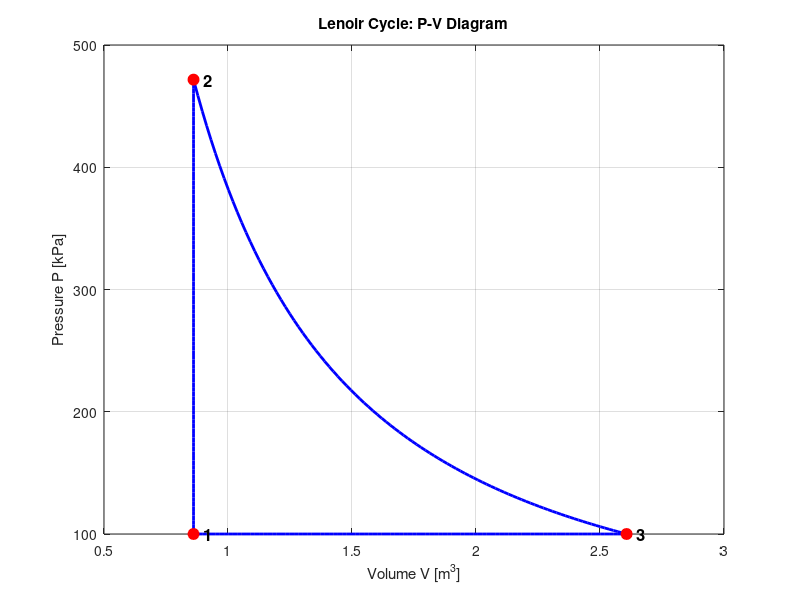
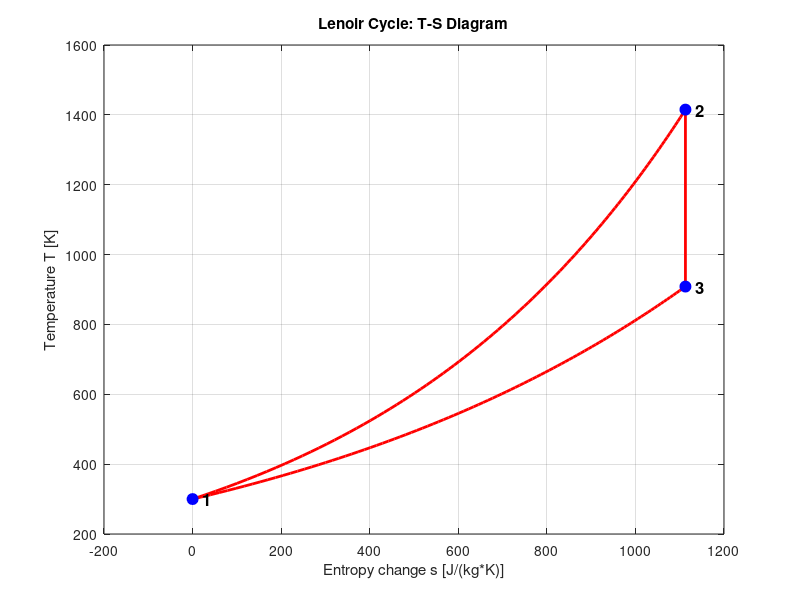

Write the MATLAB code that produced these figures, in order.
%% ========================================================================
%  LENOIR CYCLE MODEL
%  Repository: thermodynamic-cycles
%  Working fluid: ideal gas (air, air-standard assumptions)
%
%  Pulse-jet / early internal combustion cycle, no compression stroke.
%  Three processes:
%     1 -> 2 : Constant-volume heat addition
%     2 -> 3 : Isentropic expansion down to P3 = P1
%     3 -> 1 : Constant-pressure heat rejection
%
%  eta = 1 - gamma*(beta^(1/gamma) - 1)/(beta - 1),  beta = P2/P1
% ========================================================================

clear; clc; close all;

%% SECTION 1: WORKING FLUID PROPERTIES
R=287; gamma=1.4; cv=R/(gamma-1); cp=gamma*cv;
fprintf('==================================================\n');
fprintf('  WORKING FLUID PROPERTIES (air, ideal gas)\n');
fprintf('==================================================\n');
fprintf('  Gas constant R        = %8.3f J/(kg*K)\n', R);
fprintf('  Specific heat ratio   = %8.3f\n', gamma);
fprintf('  cv                    = %8.3f J/(kg*K)\n', cv);
fprintf('  cp                    = %8.3f J/(kg*K)\n', cp);
fprintf('\n');

%% SECTION 2: CYCLE INPUT PARAMETERS
m=1.0; T1=300; P1=100e3; q_in=800e3; Q_in=m*q_in;
V1=m*R*T1/P1;
fprintf('==================================================\n');
fprintf('  CYCLE INPUT PARAMETERS\n');
fprintf('==================================================\n');
fprintf('  Mass m                = %8.3f kg\n', m);
fprintf('  State 1 temperature   = %8.3f K\n', T1);
fprintf('  State 1 pressure      = %8.3f kPa\n', P1/1000);
fprintf('  Heat added q_in       = %8.3f kJ/kg\n', q_in/1000);
fprintf('  Volume at state 1     = %8.6f m^3\n', V1);
fprintf('\n');

%% SECTION 3: STATE POINT CALCULATIONS  (1 -> 2 -> 3 -> 1)
% STATE 2: constant-volume heat addition
V2=V1; T2=T1+Q_in/(m*cv); P2=P1*T2/T1;
beta=P2/P1;                         % pressure ratio
% STATE 3: isentropic expansion to P3 = P1
P3=P1; T3=T2*(P3/P2)^((gamma-1)/gamma); V3=m*R*T3/P3;

P_states=[P1,P2,P3]; V_states=[V1,V2,V3]; T_states=[T1,T2,T3];
fprintf('==================================================\n');
fprintf('  STATE POINTS  (beta = P2/P1 = %6.4f)\n', beta);
fprintf('==================================================\n');
fprintf('  State    P [kPa]     V [m^3]      T [K]\n');
fprintf('  --------------------------------------------\n');
for i=1:3
    fprintf('    %d    %9.2f   %9.6f   %8.2f\n', ...
            i, P_states(i)/1000, V_states(i), T_states(i));
end
fprintf('\n');

%% SECTION 4: HEAT AND WORK PER PROCESS
W_12=0;            Q_12=m*cv*(T2-T1);     % const-V heat in
Q_23=0;            W_23=m*cv*(T2-T3);     % isentropic expansion
Q_31=m*cp*(T1-T3); W_31=m*R *(T1-T3);     % const-P heat out
Q_processes=[Q_12,Q_23,Q_31];
W_processes=[W_12,W_23,W_31];
labels={'1->2 const-V heat in','2->3 isentropic exp','3->1 const-P heat out'};
fprintf('==================================================\n');
fprintf('  HEAT AND WORK PER PROCESS\n');
fprintf('==================================================\n');
fprintf('  Process                    Q [kJ]      W [kJ]\n');
fprintf('  ------------------------------------------------\n');
for i=1:3
    fprintf('  %-22s  %9.3f   %9.3f\n', ...
            labels{i}, Q_processes(i)/1000, W_processes(i)/1000);
end
fprintf('\n');

%% SECTION 5: CYCLE TOTALS AND EFFICIENCY
Q_out=abs(Q_31); W_net=sum(W_processes);
eta_cycle=W_net/Q_12;
eta_ideal=1-gamma*(beta^(1/gamma)-1)/(beta-1);
energy_balance=(Q_12-Q_out)-W_net;
fprintf('==================================================\n');
fprintf('  CYCLE TOTALS AND EFFICIENCY\n');
fprintf('==================================================\n');
fprintf('  Heat added Q_in       = %9.3f kJ\n', Q_12/1000);
fprintf('  Heat rejected Q_out   = %9.3f kJ\n', Q_out/1000);
fprintf('  Net work W_net        = %9.3f kJ\n', W_net/1000);
fprintf('  Thermal efficiency    = %9.4f  (%.2f%%)\n', eta_cycle, eta_cycle*100);
fprintf('  Ideal Lenoir eff.     = %9.4f  (%.2f%%)\n', eta_ideal, eta_ideal*100);
fprintf('  Energy balance resid  = %9.3e kJ (should be ~0)\n', energy_balance/1000);
fprintf('\n');
if abs(eta_cycle-eta_ideal)<1e-6
    fprintf('  CHECK PASSED: efficiency matches air-standard Lenoir formula.\n');
else
    fprintf('  CHECK FAILED: efficiency does not match formula.\n');
end
fprintf('\n');

%% SECTION 6: SMOOTH PROCESS CURVES
N=100;
P_12=linspace(P1,P2,N); V_12=V1*ones(1,N);           % const V
V_23=linspace(V2,V3,N); P_23=P2*(V2./V_23).^gamma;   % isentropic
V_31=linspace(V3,V1,N); P_31=P1*ones(1,N);           % const P
V_curve=[V_12,V_23,V_31]; P_curve=[P_12,P_23,P_31];

%% SECTION 7: ENTROPY VALUES
s1=0; s2=s1+cv*log(T2/T1); s3=s2;    % 1->2 const V, 2->3 isentropic
s_states=[s1,s2,s3];
T12=linspace(T1,T2,N); s12=s1+cv*log(T12/T1);
T31=linspace(T3,T1,N); s31=s3+cp*log(T31/T3);
s_TS=[s1,s12,s2,s3,s31,s1];
T_TS=[T1,T12,T2,T3,T31,T1];

%% SECTION 8: PLOTTING
figure('Name','Lenoir Cycle P-V Diagram','Color','w');
plot(V_curve,P_curve/1000,'b-','LineWidth',2); hold on;
plot(V_states,P_states/1000,'ro','MarkerFaceColor','r','MarkerSize',8);
for i=1:3
    text(V_states(i),P_states(i)/1000,sprintf('  %d',i),...
         'FontSize',12,'FontWeight','bold');
end
xlabel('Volume V [m^3]'); ylabel('Pressure P [kPa]');
title('Lenoir Cycle: P-V Diagram'); grid on; hold off;

figure('Name','Lenoir Cycle T-S Diagram','Color','w');
plot(s_TS,T_TS,'r-','LineWidth',2); hold on;
plot(s_states,T_states,'bo','MarkerFaceColor','b','MarkerSize',8);
for i=1:3
    text(s_states(i),T_states(i),sprintf('  %d',i),...
         'FontSize',12,'FontWeight','bold');
end
xlabel('Entropy change s [J/(kg*K)]'); ylabel('Temperature T [K]');
title('Lenoir Cycle: T-S Diagram'); grid on; hold off;

fprintf('Plots generated. Lenoir cycle model complete.\n');
%% END OF LENOIR CYCLE MODEL
